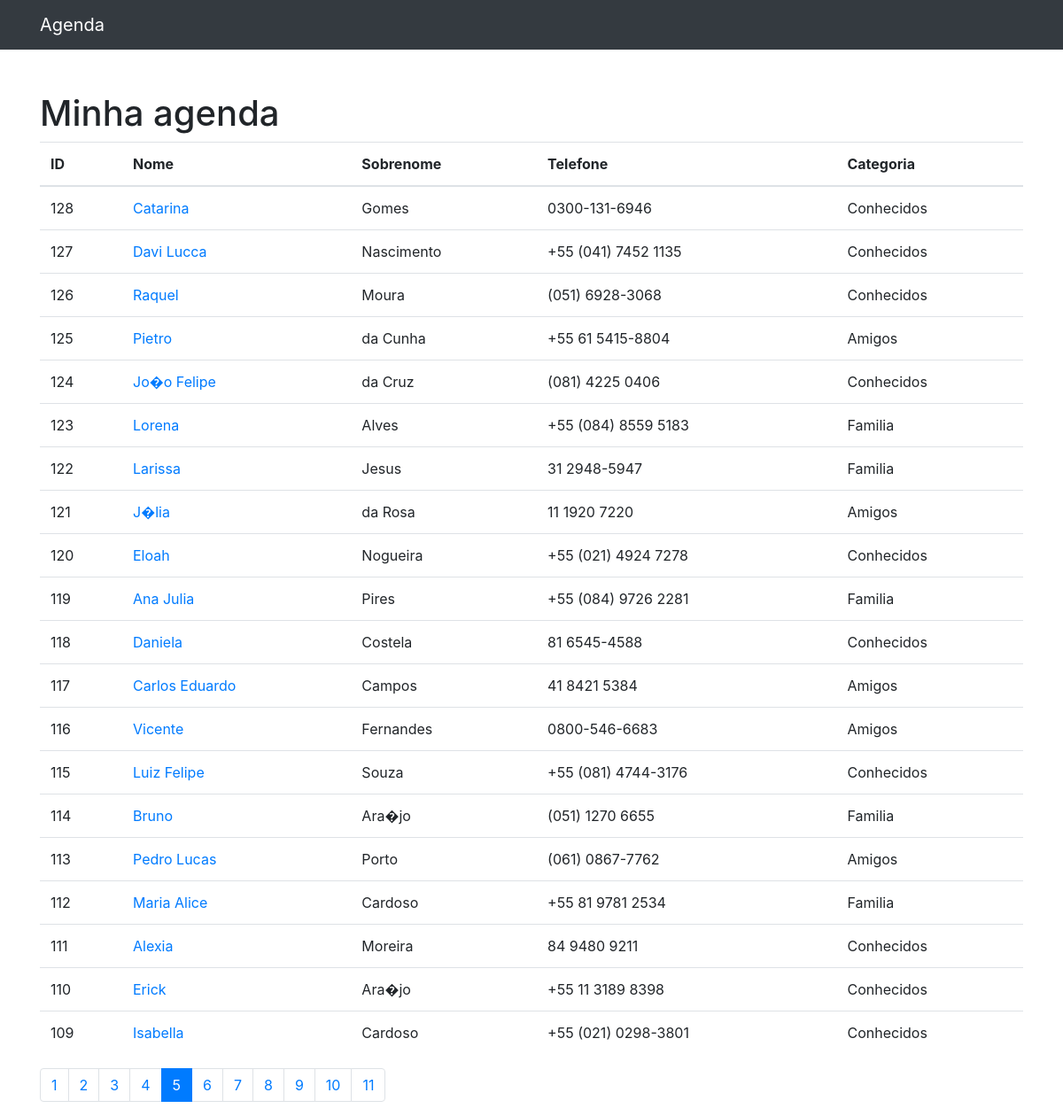
The app's page /?p=5 with its own data.
### contatos/models.py (models this page shows, shortened)
class Contato(models.Model):
    nome = models.CharField(max_length=255)
    sobrenome = models.CharField(max_length=255, blank=True)
    telefone = models.CharField(max_length=255)
    email = models.CharField(max_length=255, blank=True)
    data_criacao = models.DateTimeField(default=timezone.now)
    descricao = models.TextField(blank=True)
    categoria = models.ForeignKey(Categoria, on_delete=models.DO_NOTHING)
    mostrar = models.BooleanField(default=True)

class Categoria(models.Model):
    nome = models.CharField(max_length=255)
    def __str__(self) -> str:
        return self.nome

### contatos/views.py (the view)
# urls.py: path('', views.index, name='index'),
def index(request):
    contatos = Contato.objects.order_by('-id').filter(
        mostrar=True
    )
    paginator = Paginator(contatos, 20)
    page = request.GET.get('p')
    contatos = paginator.get_page(page)
    return render(request, 'contatos/index.html', {
        'contatos': contatos
    })

### contatos/templates/contatos/index.html
{% extends 'base.html' %}
{% block 'conteudo' %}
<h1 class="mt-5">Minha agenda</h1>
<table class="table">
  <thead>
    <tr>
      <th>ID</th>
      <th>Nome</th>
      <th>Sobrenome</th>
      <th>Telefone</th>
      <th>Categoria</th>
    </tr>
  </thead>
  <tbody>
    {% for contato in contatos %}
      <tr>
        <td>
          {{ contato.id }}
        </td>
        <td>
          <a href="{% url 'ver_contato' contato.id %}">{{contato.nome}}</a>
        </td>
        <td>{{contato.sobrenome}}</td>
        <td>{{contato.telefone}}</td>
        <td>{{contato.categoria}}</td>
      </tr>
    {% endfor %}
  </tbody>
</table>
<nav aria-label="Page navigation example">
  <ul class="pagination">
    {% for pagina in contatos.paginator.page_range %}
      {% if contatos.number == pagina %}
    <li class="page-item active"><a class="page-link" href="?p={{ pagina }}">{{ pagina }}</a></li
      >
    {% else %}
    <li class="page-item"><a class="page-link" href="?p={{ pagina }}">{{ pagina }}</a></li>
    {% endif %}
    {% endfor %}
  </ul>
</nav>
{% endblock 'conteudo' %}

### records on screen
Contato: id "128", nome "Catarina", sobrenome "Gomes", telefone "0300-131-6946", categoria "Conhecidos"
Contato: id "127", nome "Davi Lucca", sobrenome "Nascimento", telefone "+55 (041) 7452 1135", categoria "Conhecidos"
Contato: id "126", nome "Raquel", sobrenome "Moura", telefone "(051) 6928-3068", categoria "Conhecidos"
Contato: id "125", nome "Pietro", sobrenome "da Cunha", telefone "+55 61 5415-8804", categoria "Amigos"
Contato: id "124", nome "Jo�o Felipe", sobrenome "da Cruz", telefone "(081) 4225 0406", categoria "Conhecidos"
Contato: id "123", nome "Lorena", sobrenome "Alves", telefone "+55 (084) 8559 5183", categoria "Familia"
Contato: id "122", nome "Larissa", sobrenome "Jesus", telefone "31 2948-5947", categoria "Familia"
Contato: id "121", nome "J�lia", sobrenome "da Rosa", telefone "11 1920 7220", categoria "Amigos"
Contato: id "120", nome "Eloah", sobrenome "Nogueira", telefone "+55 (021) 4924 7278", categoria "Conhecidos"
Contato: id "119", nome "Ana Julia", sobrenome "Pires", telefone "+55 (084) 9726 2281", categoria "Familia"
Contato: id "118", nome "Daniela", sobrenome "Costela", telefone "81 6545-4588", categoria "Conhecidos"
Contato: id "117", nome "Carlos Eduardo", sobrenome "Campos", telefone "41 8421 5384", categoria "Amigos"
Contato: id "116", nome "Vicente", sobrenome "Fernandes", telefone "0800-546-6683", categoria "Amigos"
Contato: id "115", nome "Luiz Felipe", sobrenome "Souza", telefone "+55 (081) 4744-3176", categoria "Conhecidos"
Contato: id "114", nome "Bruno", sobrenome "Ara�jo", telefone "(051) 1270 6655", categoria "Familia"
Contato: id "113", nome "Pedro Lucas", sobrenome "Porto", telefone "(061) 0867-7762", categoria "Amigos"
Contato: id "112", nome "Maria Alice", sobrenome "Cardoso", telefone "+55 81 9781 2534", categoria "Familia"
Contato: id "111", nome "Alexia", sobrenome "Moreira", telefone "84 9480 9211", categoria "Conhecidos"
Contato: id "110", nome "Erick", sobrenome "Ara�jo", telefone "+55 11 3189 8398", categoria "Conhecidos"
Contato: id "109", nome "Isabella", sobrenome "Cardoso", telefone "+55 (021) 0298-3801", categoria "Conhecidos"

### other values on screen
{{ pagina }} "1" "2" "3" "4" "6" "7" "8" "9" "10" "11"
{{ pagina }} "5"
